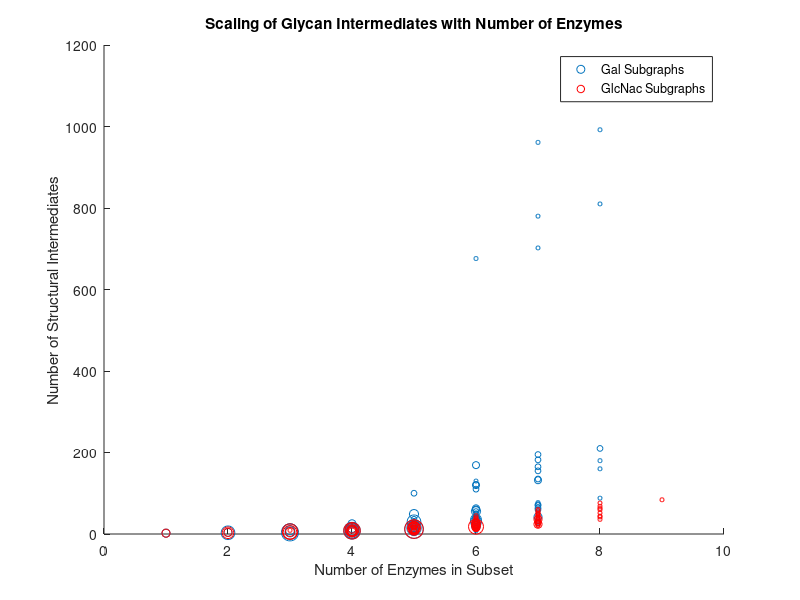
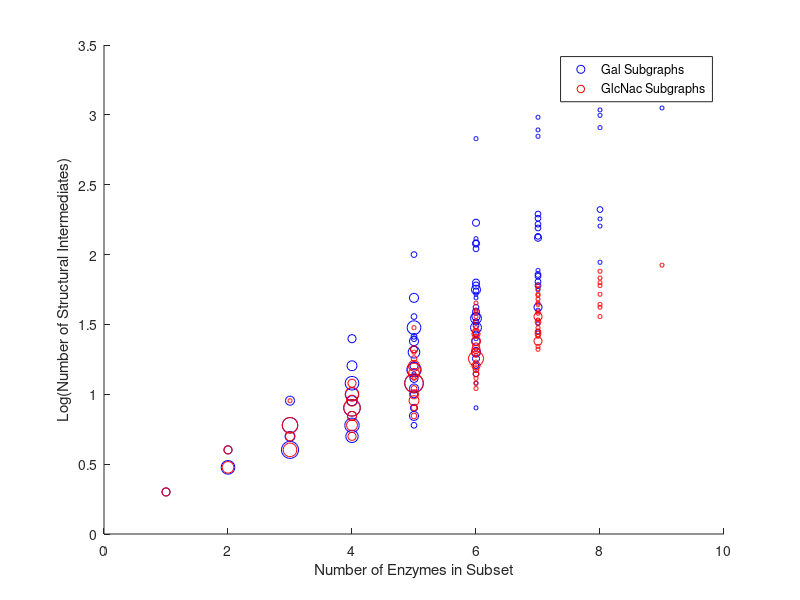
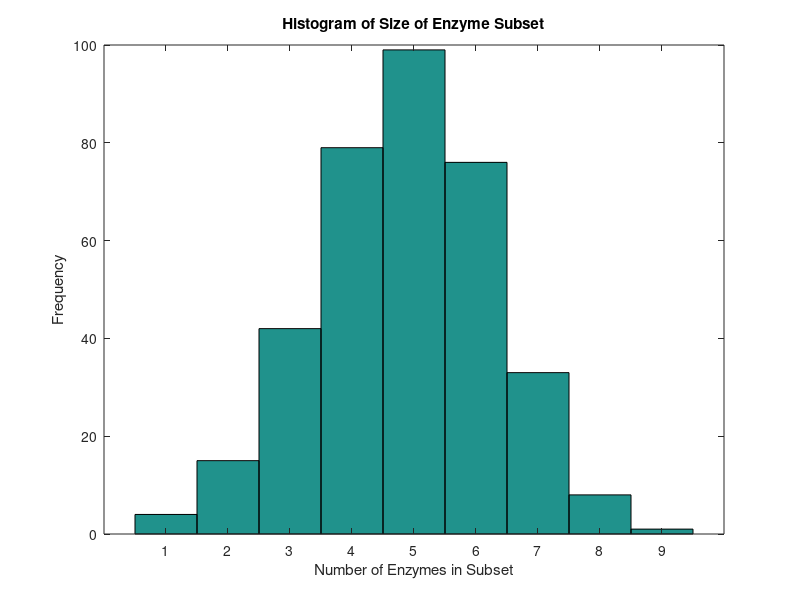

MATLAB code for these plots, in order: (Note: this script raises an error after producing the figures.)
clear vars
close all
Gal_Data = dlmread('Gal_Data_2.txt','');
GlcNac_Data=dlmread('GlcNac_Data_2.txt','');



%figure for the scaling of number of structures with number of nodes
figure
Gal_Structures=[];
Gal_Structures=[Gal_Data(:,1),Gal_Data(:,2)]
Gal_Structures=unique(Gal_Structures,'rows')
Gal_Structures=[Gal_Structures,zeros(length(Gal_Structures(:,1)),1)]



for i=1:length(Gal_Structures)
    for j=1:length(Gal_Data(:,1))
        if Gal_Structures(i,1:2)==Gal_Data(j,1:2)
            Gal_Structures(i,3)=Gal_Structures(i,3)+1
        end
    end
end

A=9.*Gal_Structures(:,3)
GlcNac_Structures=[];
GlcNac_Structures=[GlcNac_Data(:,1),GlcNac_Data(:,2)]
GlcNac_Structures=unique(GlcNac_Structures,'rows')
GlcNac_Structures=[GlcNac_Structures,zeros(length(GlcNac_Structures(:,1)),1)]



for i=1:length(GlcNac_Structures)
    for j=1:length(GlcNac_Data(:,1))
        if GlcNac_Structures(i,1:2)==GlcNac_Data(j,1:2)
            GlcNac_Structures(i,3)=GlcNac_Structures(i,3)+1
        end
    end
end

B=9.*GlcNac_Structures(:,3)



scatter(Gal_Structures(:,1),Gal_Structures(:,2),A)

hold on
scatter(GlcNac_Structures(:,1),GlcNac_Structures(:,2),B,'r')

title('Scaling of Glycan Intermediates with Number of Enzymes');
xlabel('Number of Enzymes in Subset'); % x-axis label
ylabel('Number of Structural Intermediates'); % y-axis label
legend('Gal Subgraphs','GlcNac Subgraphs')


figure
scatter(Gal_Structures(:,1),log10(Gal_Structures(:,2)),A,'b')
hold on
scatter(GlcNac_Structures(:,1),log10(GlcNac_Structures(:,2)),B,'r')

%title('Scaling of Glycan Intermediates with Number of Enzymes');
xlabel('Number of Enzymes in Subset'); % x-axis label
ylabel('Log(Number of Structural Intermediates)'); % y-axis label
legend('Gal Subgraphs','GlcNac Subgraphs')

figure
xbins=[1:9];
hist(Gal_Data(:,1).',xbins)
title('Histogram of Size of Enzyme Subset');
xlabel('Number of Enzymes in Subset') % x-axis label
ylabel('Frequency') % y-axis label

Gal_Enz_Subsets=[[1:9]',zeros(9,1)]

for i=1:length(Gal_Enz_Subsets)
    for j=1:length(Gal_Data(:,1))
        if Gal_Enz_Subsets(i,1)==Gal_Data(j,1)
            Gal_Enz_Subsets(i,2)=Gal_Enz_Subsets(i,2)+1;
        end
    end
end
Gal_Subset_Mean=wmean(Gal_Enz_Subsets(:,1),Gal_Enz_Subsets(:,2));
Gal_Subset_Var=var(Gal_Enz_Subsets(:,1),Gal_Enz_Subsets(:,2))

figure
xbins=[1:9];
hist(GlcNac_Data(:,1).',xbins)
%title('Histogram of Size of Enzyme Subset');
xlabel('Number of Enzymes in Subset') % x-axis label
ylabel('Frequency') % y-axis label


GlcNac_Enz_Subsets=[[1:9]',zeros(9,1)]

for i=1:length(GlcNac_Enz_Subsets)
    for j=1:length(GlcNac_Data(:,1))
        if GlcNac_Enz_Subsets(i,1)==GlcNac_Data(j,1)
            GlcNac_Enz_Subsets(i,2)=GlcNac_Enz_Subsets(i,2)+1;
        end
    end
end
GlcNac_Subset_Mean=wmean(GlcNac_Enz_Subsets(:,1),GlcNac_Enz_Subsets(:,2))
GlcNac_Subset_Var=var(GlcNac_Enz_Subsets(:,1),GlcNac_Enz_Subsets(:,2))

figure

Gal_Max_Sizes=[Gal_Data(:,1),Gal_Data(:,4)]
Gal_Mac_Sizes=unique(Gal_Max_Sizes,'rows')
Gal_Max_Sizes=[Gal_Max_Sizes,zeros(length(Gal_Max_Sizes(:,1)),1)]



for i=1:length(Gal_Max_Sizes)
    for j=1:length(Gal_Data(:,1))
        if Gal_Max_Sizes(i,1:2)==Gal_Data(j,[1,4])
            Gal_Max_Sizes(i,3)=Gal_Max_Sizes(i,3)+1;
        end
    end
end

Gal_Scaling=9.*Gal_Max_Sizes(:,3)


GlcNac_Max_Sizes=[GlcNac_Data(:,1),GlcNac_Data(:,4)];
GlcNac_Mac_Sizes=unique(GlcNac_Max_Sizes,'rows');
GlcNac_Max_Sizes=[GlcNac_Max_Sizes,zeros(length(GlcNac_Max_Sizes(:,1)),1)];



for i=1:length(GlcNac_Max_Sizes)
    for j=1:length(GlcNac_Data(:,1))
        if GlcNac_Max_Sizes(i,1:2)==GlcNac_Data(j,[1,4])
            GlcNac_Max_Sizes(i,3)=GlcNac_Max_Sizes(i,3)+1;
        end
    end
end

GlcNac_Scaling=9.*GlcNac_Max_Sizes(:,3);

scatter(Gal_Max_Sizes(:,1),Gal_Max_Sizes(:,2),Gal_Scaling)

hold on

scatter(GlcNac_Max_Sizes(:,1),GlcNac_Max_Sizes(:,2),GlcNac_Scaling,'r')

%title('Scaling of Glycan Max Size with Number of Enzymes')
xlabel('Number of Enzymes in Subset') % x-axis label
ylabel('Maximum Glycan Size') % y-axis label
legend('Gal Subgraphs','GlcNac Subgraphs')

figure
plotmatrix(Gal_Data(:,1),Gal_Data(:,3))
%title('Scaling of Number of Reactions with Number of Enzymes')
xlabel('Number of Enzymes in Subset') % x-axis label
ylabel('Number of Reactions') % y-axis label
legend('Gal Subgraphs','GlcNac Subgraphs')

%stupidly getting binomial distribution
figure
ksubsets=[];
num_enzymes=9;
for i=1:num_enzymes
    ksubsets(i)=nchoosek(num_enzymes,i)
end
bar(ksubsets)

Binomial_Mean=wmean([1:9]',ksubsets')
Binomial_Var=var([1:9]',ksubsets')
length(Gal_Structures)

Variances=[Binomial_Var,GlcNac_Subset_Var,Gal_Subset_Var]
Means=[Binomial_Mean,GlcNac_Subset_Mean,Gal_Subset_Mean]